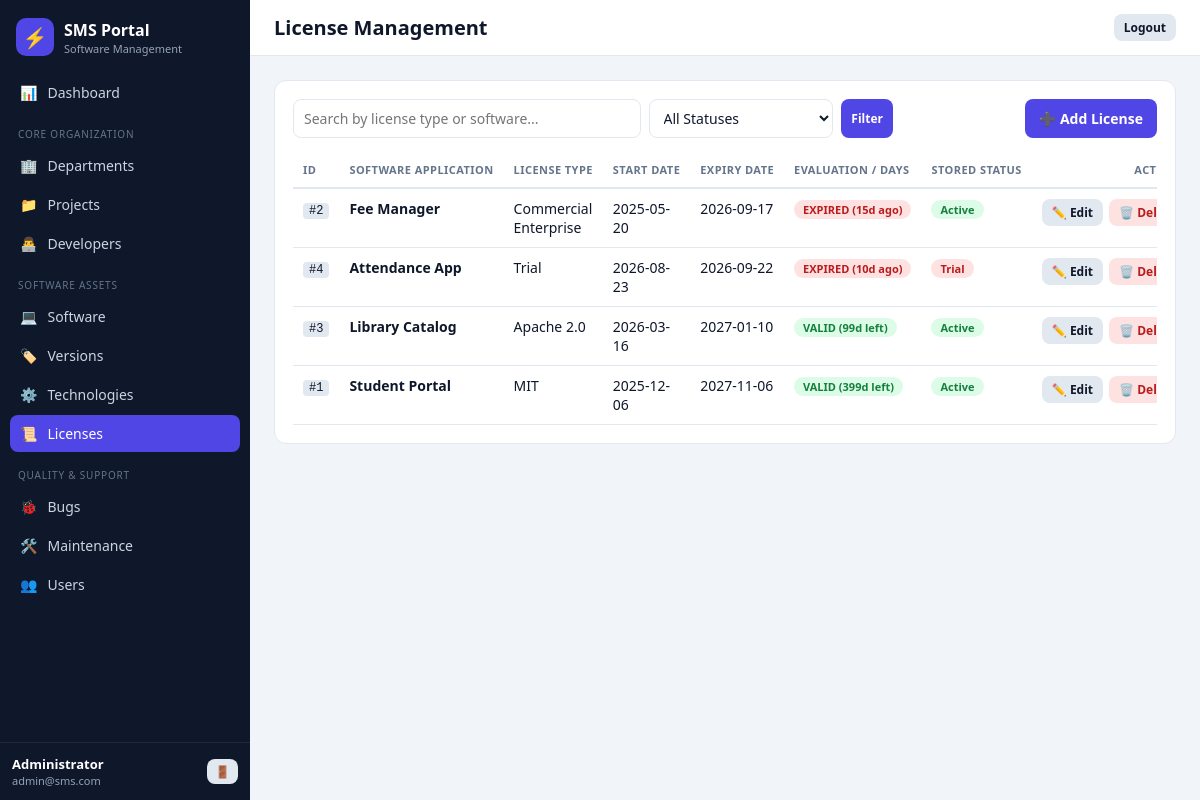
Screenshot of /licenses (signed in) with the database file from the repository.
### tables this page shows
CREATE TABLE LICENSE (
  License_ID INTEGER PRIMARY KEY AUTOINCREMENT,
  Software_ID INTEGER NOT NULL,
  License_Type TEXT NOT NULL,
  Start_Date TEXT NOT NULL,
  Expiry_Date TEXT NOT NULL,
  License_Status TEXT NOT NULL DEFAULT 'Active',
  FOREIGN KEY (Software_ID) REFERENCES SOFTWARE(Software_ID) ON DELETE CASCADE
);

CREATE TABLE SOFTWARE (
  Software_ID INTEGER PRIMARY KEY AUTOINCREMENT,
  Software_Name TEXT NOT NULL,
  Description TEXT,
  Status TEXT NOT NULL DEFAULT 'Active',
  Project_ID INTEGER NOT NULL,
  FOREIGN KEY (Project_ID) REFERENCES PROJECT(Project_ID) ON DELETE RESTRICT
);

### app.py (the view)
@app.route('/licenses')
def licenses():
    s, st = search_arg(), request.args.get('status', '')
    w, a = like(s, ['l.License_Type', 's.Software_Name'])
    if st:
        w += (' AND ' if w else ' WHERE ') + 'l.License_Status = ?'
        a.append(st)
    rows = q("SELECT l.*, s.Software_Name, "
             "CASE WHEN l.Expiry_Date < date('now') THEN 'EXPIRED' ELSE 'VALID' END AS Auto_Status, "
             "CAST(julianday(l.Expiry_Date) - julianday('now') AS INTEGER) AS Days_Remaining "
             "FROM LICENSE l JOIN SOFTWARE s ON s.Software_ID = l.Software_ID" + w + " ORDER BY l.Expiry_Date", a)
    return render_template('licenses.html', search=s, status_filter=st, licenses=rows,
                           today_date=today(), software_list=software_list())

### app.py (called while the page is built)
def db():
    if 'db' not in g:
        g.db = sqlite3.connect(DB_PATH)
        g.db.row_factory = sqlite3.Row
        g.db.execute('PRAGMA foreign_keys = ON')
    return g.db

def q(sql, args=()):
    return [dict(r) for r in db().execute(sql, args).fetchall()]

def like(search, cols):
    if not search:
        return '', []
    return ' WHERE ' + ' OR '.join(f'{c} LIKE ?' for c in cols), [f'%{search}%'] * len(cols)

def today():
    return date.today().isoformat()

@app.before_request
def guard():
    if request.endpoint in (None, 'static', 'login', 'register'):
        return
    if 'user_id' not in session:
        return redirect(url_for('login'))

@app.context_processor
def inject_user():
    return {'logged_user_name': session.get('user_name', ''),
            'logged_user_email': session.get('user_email', '')}

def search_arg():
    return request.args.get('search', '').strip()

def software_list():
    return q('SELECT Software_ID, Software_Name FROM SOFTWARE ORDER BY Software_Name')

### templates/licenses.html (shortened to what this page needs)
{% extends "base.html" %}
{% block page_heading %}License Management{% endblock %}
{% block content %}
<div class="card">
  <div class="toolbar-actions">
    <form action="{{ url_for('licenses') }}" method="GET" class="search-form" style="max-width: 600px;">
      <input type="text" name="search" class="form-control" placeholder="Search by license type or software..." value="{{ search }}" style="flex: 2;">
      <select name="status" class="form-control" style="flex: 1;">
        <option value="">All Statuses</option>
      </select>
      <button type="submit" class="btn btn-primary btn-sm">Filter</button>
    </form>
    <button type="button" class="btn btn-primary" onclick="openModal('addLicenseModal')">
      ➕ Add License
    </button>
  </div>
  <div class="table-responsive">
    <table class="data-table">
      <thead>
        <tr>
          <th>ID</th>
          <th>Software Application</th>
          <th>License Type</th>
          <th>Start Date</th>
          <th>Expiry Date</th>
          <th>Evaluation / Days</th>
          <th>Stored Status</th>
          <th style="text-align: right;">Actions</th>
        </tr>
      </thead>
      <tbody>
        {% if licenses %}
          {% for l in licenses %}
            <tr>
              <td><code>#{{ l.License_ID }}</code></td>
              <td><strong>{{ l.Software_Name }}</strong></td>
              <td>{{ l.License_Type }}</td>
              <td>{{ l.Start_Date }}</td>
              <td>{{ l.Expiry_Date }}</td>
              <td>
                {% if l.Auto_Status == 'EXPIRED' %}
                  <span class="badge badge-danger">EXPIRED ({{ -l.Days_Remaining }}d ago)</span>
                {% else %}
                  <span class="badge badge-success">VALID ({{ l.Days_Remaining }}d left)</span>
                {% endif %}
              </td>
              <td>
                <span class="badge {% if l.License_Status == 'Active' %}badge-success{% else %}badge-danger{% endif %}">
                  {{ l.License_Status }}
                </span>
              </td>
              <td style="text-align: right;">
                <div class="action-buttons" style="justify-content: flex-end;">
                  <button type="button" class="btn btn-secondary btn-sm"
                          onclick="populateEditLicense({{ l.License_ID }}, {{ l.Software_ID }}, '{{ l.License_Type | replace('\'', '\\\'') }}', '{{ l.Start_Date }}', '{{ l.Expiry_Date }}', '{{ l.License_Status }}')">
                    ✏️ Edit
                  </button>
                  <form action="{{ url_for('delete_license', id=l.License_ID) }}" method="POST" style="display: inline;"
                        onsubmit="return confirmDelete('License', '#{{ l.License_ID }}');">
                    <button type="submit" class="btn btn-danger btn-sm">🗑️ Delete</button>
                  </form>
                </div>
              </td>
            </tr>
          {% endfor %}
        {% else %}
          <tr>
            <td colspan="8" class="empty-state">No license agreements found. Click "Add License" to create one.</td>
          </tr>
        {% endif %}
      </tbody>
    </table>
  </div>
</div>
{% endblock %}

### static/css/style.css (style rules this page uses)
:root { --primary:#4f46e5;--primary-d:#4338ca;--bg:#f1f5f9;--card:#fff;--text-main:#0f172a;--text-muted:#64748b;--border-color:#e2e8f0;--sidebar:#0f172a;--radius:12px;--radius-sm:8px }
* { box-sizing:border-box }
body { margin:0;font-family:system-ui,-apple-system,"Segoe UI",Roboto,sans-serif;font-size:14px;background:var(--bg);color:var(--text-main) }
code { background:#e2e8f0;padding:1px 6px;border-radius:4px;font-size:12px }
.card { background:var(--card);border:1px solid var(--border-color);border-radius:var(--radius);padding:18px;margin-bottom:18px }
.toolbar-actions { display:flex;justify-content:space-between;gap:12px;margin-bottom:14px;flex-wrap:wrap }
.search-form { display:flex;gap:8px;flex:1;max-width:520px }
.form-control { width:100%;padding:8px 10px;border:1px solid var(--border-color);border-radius:var(--radius-sm);font:inherit;background:#fff;color:var(--text-main) }
.btn { display:inline-flex;align-items:center;gap:6px;padding:8px 14px;border:0;border-radius:var(--radius-sm);font:inherit;font-weight:600;cursor:pointer;white-space:nowrap }
.btn-primary { background:var(--primary);color:#fff }
.btn-secondary { background:#e2e8f0;color:#0f172a }
.btn-danger { background:#fee2e2;color:#b91c1c }
.btn-sm { padding:5px 10px;font-size:12px }
.action-buttons { display:flex;gap:6px }
.table-responsive { overflow-x:auto }
.data-table { width:100%;border-collapse:collapse }
.data-table th { text-align:left;font-size:11px;text-transform:uppercase;letter-spacing:.04em;color:var(--text-muted);padding:10px;border-bottom:2px solid var(--border-color);white-space:nowrap }
.data-table td { padding:10px;border-bottom:1px solid var(--border-color);vertical-align:top }
.badge { display:inline-block;padding:2px 9px;border-radius:99px;font-size:11px;font-weight:600;white-space:nowrap }
.badge-success { background:#dcfce7;color:#15803d }
.badge-danger { background:#fee2e2;color:#b91c1c }

### rows the page displays
LICENSE: License_ID "2", Software_Name "Fee Manager", License_Type "Commercial Enterprise", Start_Date "2025-05-20", Expiry_Date "2026-09-17", Days_Remaining "15", License_Status "Active"
LICENSE: License_ID "4", Software_Name "Attendance App", License_Type "Trial", Start_Date "2026-08-23", Expiry_Date "2026-09-22", Days_Remaining "10", License_Status "Trial"
LICENSE: License_ID "3", Software_Name "Library Catalog", License_Type "Apache 2.0", Start_Date "2026-03-16", Expiry_Date "2027-01-10", Days_Remaining "99", License_Status "Active"
LICENSE: License_ID "1", Software_Name "Student Portal", License_Type "MIT", Start_Date "2025-12-06", Expiry_Date "2027-11-06", Days_Remaining "399", License_Status "Active"

### other values shown
{{ logged_user_name }} "Administrator"
{{ logged_user_email }} "admin@sms.com"
